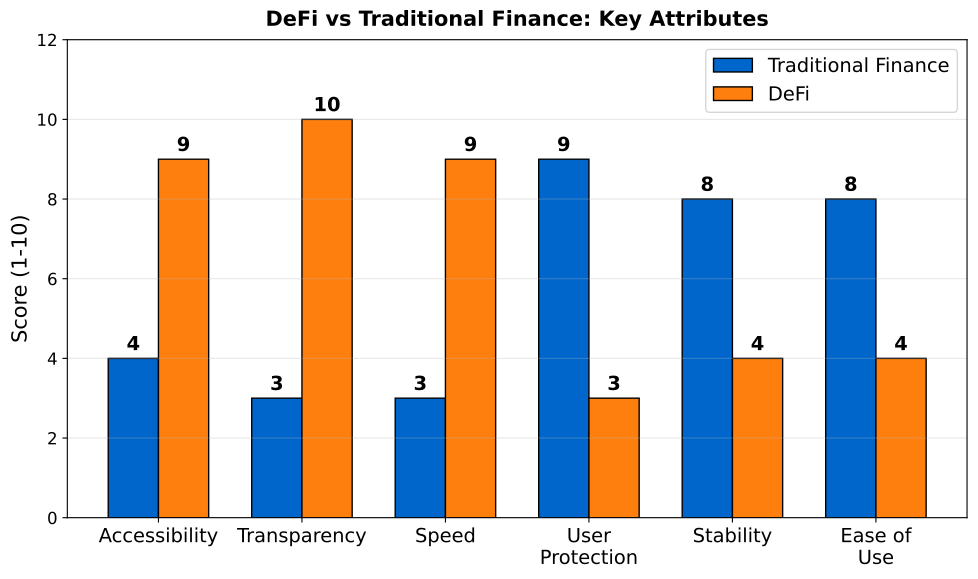

Generate this figure with Python:
"""
DeFi vs Traditional Finance Comparison
Radar chart comparing key features
"""

import matplotlib.pyplot as plt
import numpy as np
from pathlib import Path

CHART_METADATA = {
    'title': 'DeFi vs TradFi',
    'url': 'https://github.com/Digital-AI-Finance/Blockchain_Crypto/tree/main/Module_E_DeFi_Ecosystem/L33_Intro_DeFi/charts/01_defi_vs_tradfi'
}

plt.rcParams.update({
    'font.size': 14,
    'axes.labelsize': 14,
    'axes.titlesize': 16,
    'xtick.labelsize': 12,
    'ytick.labelsize': 12,
    'legend.fontsize': 12,
    'figure.figsize': (10, 6),
    'figure.dpi': 150
})

MLPURPLE = '#3333B2'
MLBLUE = '#0066CC'
MLORANGE = '#FF7F0E'
MLGREEN = '#2CA02C'
MLRED = '#D62728'

fig, ax = plt.subplots(figsize=(10, 6))

# Categories and scores
categories = ['Accessibility', 'Transparency', 'Speed', 'User\nProtection', 'Stability', 'Ease of\nUse']
tradfi_scores = [4, 3, 3, 9, 8, 8]
defi_scores = [9, 10, 9, 3, 4, 4]

x = np.arange(len(categories))
width = 0.35

bars1 = ax.bar(x - width/2, tradfi_scores, width, label='Traditional Finance',
               color=MLBLUE, edgecolor='black', linewidth=1)
bars2 = ax.bar(x + width/2, defi_scores, width, label='DeFi',
               color=MLORANGE, edgecolor='black', linewidth=1)

# Add value labels
for bar in bars1:
    height = bar.get_height()
    ax.annotate(f'{int(height)}',
                xy=(bar.get_x() + bar.get_width()/2, height),
                xytext=(0, 3), textcoords='offset points',
                ha='center', va='bottom', fontsize=10, fontweight='bold')

for bar in bars2:
    height = bar.get_height()
    ax.annotate(f'{int(height)}',
                xy=(bar.get_x() + bar.get_width()/2, height),
                xytext=(0, 3), textcoords='offset points',
                ha='center', va='bottom', fontsize=10, fontweight='bold')

ax.set_ylabel('Score (1-10)', fontsize=12)
ax.set_xticks(x)
ax.set_xticklabels(categories, fontsize=10)
ax.set_ylim(0, 12)

ax.legend(loc='upper right', fontsize=11)
ax.grid(True, alpha=0.3, axis='y')

ax.set_title('DeFi vs Traditional Finance: Key Attributes', fontweight='bold', fontsize=15, pad=10)
plt.tight_layout()

output_path = Path(__file__).parent / 'chart.pdf'
plt.savefig(output_path, bbox_inches='tight', dpi=300)
print(f"Chart saved to: {output_path.absolute()}")
plt.close()
